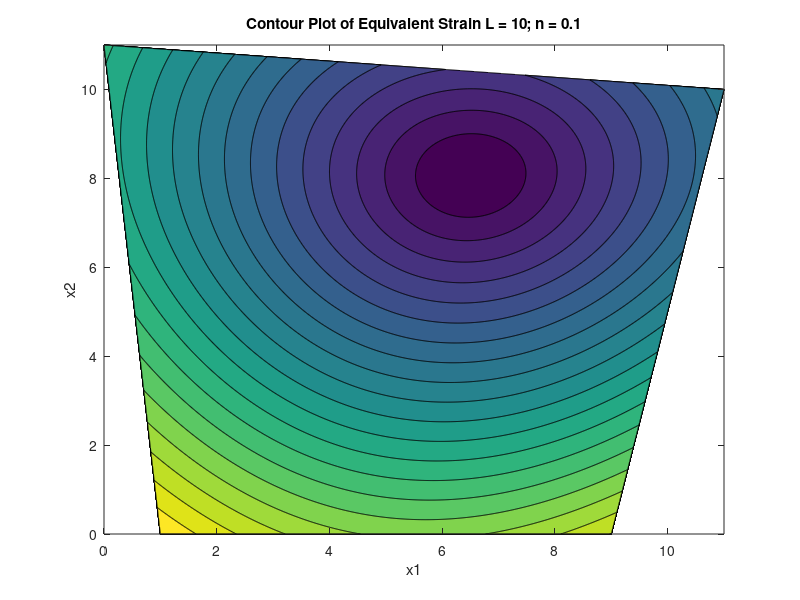
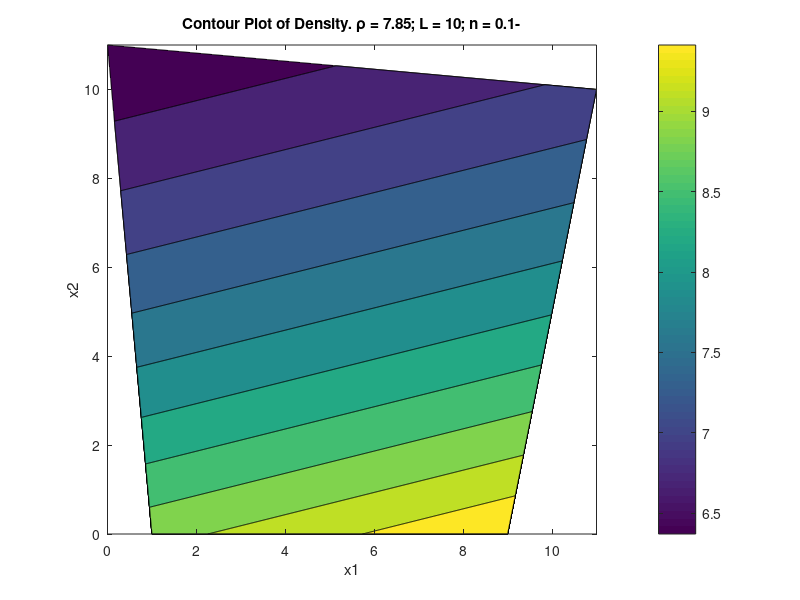

Write MATLAB code to recreate these figures, in order.
L=10;
n=0.1;
p0 = 7.85;

a = linspace(0,L,1000);
b = linspace(0,L,1000);
[A,B] = meshgrid(a,b);

% Set up mapping
X = (1-2*n).*A -n.*B +3.*n./L .*A.*B + n.*L;
Y = (1+n).*B - n./L .*A.*B;

% E'
E_11 = -5.*n/3 +2.*n.*B/L +n.*A./(3.*L);
E_22 = 4.*n/3 - 2.*n.*A./(3.*L) -n.*B./L;
E_12 = n/2.*((3.*A-B)./L-1);

E_e = sqrt(2/3*( (E_11).^2 +2*(E_12).^2 + (E_22).^2));

figure(1)
contourf(X,Y,E_e,20);
title('Contour Plot of Equivalent Strain L = 10; n = 0.1');
xlabel('x1');
ylabel('x2');

figure(2)

dens = p0./(2*n^2./L .*(X+Y-L) +n./L.*((-X)+3.*Y-L)+1);
contourf(X,Y,dens,'Fill','on');
title('Contour Plot of Density. \rho = 7.85; L = 10; n = 0.1-');
xlabel('x1');
ylabel('x2');
colorbar
axis equal;